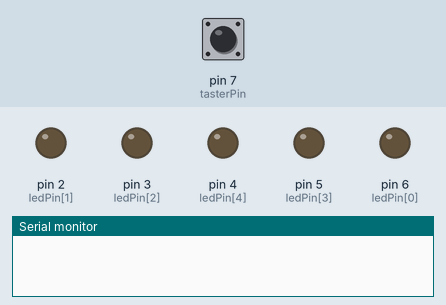
A sketch run on a simulated Arduino Uno, built with avr-gcc and run on an emulated ATmega328P. Shown: output pins drawn as LEDs (lit = HIGH), the last lines printed to the serial monitor. Dashed ring = blinking. The inputs (shaded band) are chosen by the test bench; at power-on: pin 7 (tasterPin) HIGH.

Above: at 0.8 s.
0.9 s: pin 7 (tasterPin) pulled LOW for 0.15 s
At 1.8 s:
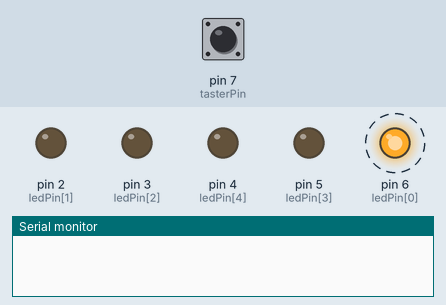
At 2.7 s:
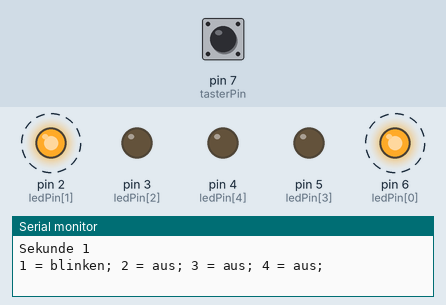
4.0 s: pin 7 (tasterPin) pulled LOW for 1 s
7.0 s: pin 7 (tasterPin) pulled LOW for 3.2 s
At 25.8 s:
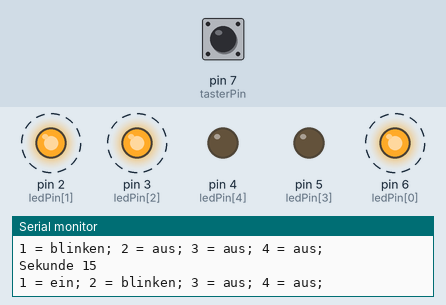
Timing chart, 0 to 27.4 s (numbered marks = the images above; inputs shaded):
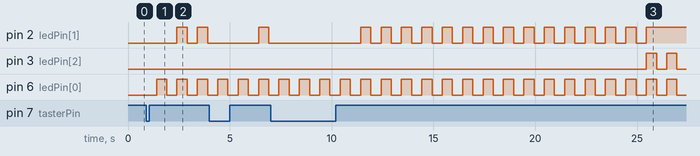

The sketch:

millis4.ino
```cpp
/*
  Spielereien mit millis()


  Version 1.0
  Der Hobbyelektroniker
  Der Code ist Public Domain und kann ohne Einschränkungen frei verwendet werden
*/

// Anordnung der LED's
/*
 * 1     2
 *    0
 * 4     3
 */
const int anzahl_leds = 5;
const int ledPin[anzahl_leds] = {6,2,3,5,4};
const int tasterPin = 7;

// mögliche Zustände
const int aus = 0;
const int ein = 1;
const int blinken = 2;

// aktuelle Zustände
int ledStatus[anzahl_leds];
String statusText[] = {"aus","ein","blinken"};

unsigned long startZeit;
unsigned long tic;

void start() {
  ledStatus[0] = blinken;  // Led 0 blinkt immer
  for (int i=1; i<anzahl_leds; i++) ledStatus[i] = aus; // alle Anderen aus
  startZeit = millis();
}

void setup() {
  Serial.begin(9600);
  for (int i=0; i<anzahl_leds; i++) pinMode(ledPin[i],OUTPUT);
  pinMode(tasterPin,INPUT_PULLUP);  // INPUT_PULLUP beim Taster
  while (digitalRead(tasterPin));
  start();
}

void checkStart() {
  if (!digitalRead(tasterPin)) start();
}

void checkZustand() {
  static int sekundeAlt = 0;
  int sekunde = (tic-startZeit) / 1000; // Sekunden seit Start
  sekunde = sekunde % 60; // 0..59
  if (sekunde != sekundeAlt) {
    Serial.println(); Serial.print("Sekunde "); Serial.println(sekunde);
    sekundeAlt = sekunde;
    // Da die Sekunde gewechselt hat, müssen wir den Status jeder Led neu setzen
    if (sekunde < 15) {
      ledStatus[1] = blinken;
      ledStatus[2] = aus;
      ledStatus[3] = aus;
      ledStatus[4] = aus;
    } else if (sekunde >= 15 && sekunde < 30) {
      ledStatus[1] = ein;
      ledStatus[2] = blinken;
      ledStatus[3] = aus;
      ledStatus[4] = aus;
    } else if (sekunde >= 30 && sekunde < 45) {
      ledStatus[1] = ein;
      ledStatus[2] = ein;
      ledStatus[3] = blinken;
      ledStatus[4] = aus;
    } else if (sekunde >= 45) {
      ledStatus[1] = ein;
      ledStatus[2] = ein;
      ledStatus[3] = ein;
      ledStatus[4] = blinken;
    }
    for (int ledNummer=1; ledNummer<anzahl_leds; ledNummer++) {
      Serial.print(ledNummer); Serial.print(" = ");
      Serial.print(statusText[ledStatus[ledNummer]]); Serial.print("; ");
    }
    Serial.println();
  }

}

void schalteLeds() {
  const int blinkZeit = 500;
  static unsigned long blinkStartZeit = 0;
  static bool hell = true;
  if (tic > blinkStartZeit + blinkZeit) {
    hell = !hell;
    for (int ledNummer=0; ledNummer<anzahl_leds; ledNummer++) {
      switch (ledStatus[ledNummer]) {
        case aus: digitalWrite(ledPin[ledNummer],LOW);
                  break;
        case ein: digitalWrite(ledPin[ledNummer],HIGH);
                  break;
        case blinken: digitalWrite(ledPin[ledNummer],hell);
      }
      blinkStartZeit = tic;
    }
  }
}

void loop() {
  checkStart();
  tic = millis(); // Der Zeittakt in Millisekunden
  checkZustand();
  schalteLeds();
}
```

Measured:
- after the input at 0.9 s, pin 2 (ledPin[1]): alternates HIGH for 0.50 s and LOW for 0.50 s, starting after 1.5 s; pin 6 (ledPin[0]): alternates HIGH for 0.50 s and LOW for 0.50 s, starting after 0.50 s
